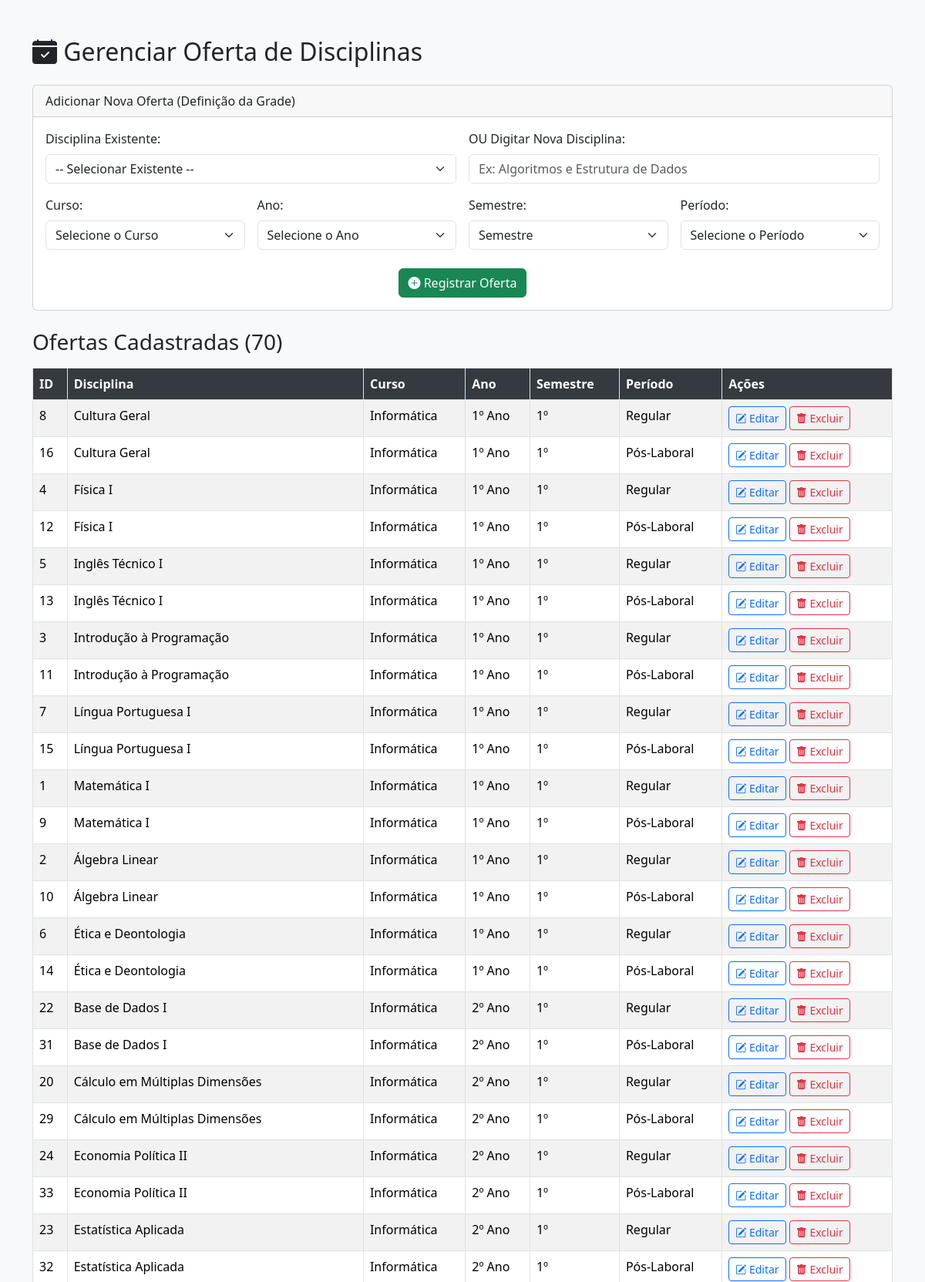
The app's page /oferta (signed in, upper part) with its own data.
### tables this page shows
CREATE TABLE oferta_disciplina (
                id INTEGER PRIMARY KEY AUTOINCREMENT,
                disciplina_id INTEGER NOT NULL,
                curso TEXT NOT NULL,
                ano_frequencia TEXT NOT NULL,
                semestre INTEGER NOT NULL,
                periodo TEXT NOT NULL,
                
                FOREIGN KEY (disciplina_id) REFERENCES disciplinas (id),
                UNIQUE (disciplina_id, curso, ano_frequencia, semestre, periodo)
            );

CREATE TABLE disciplinas (
                id INTEGER PRIMARY KEY AUTOINCREMENT,
                nome TEXT NOT NULL UNIQUE
            );

### app.py (the view, shortened to what this page needs)
@app.route('/oferta', methods=['GET', 'POST'])
def gerenciar_oferta():
    if session.get('tipo_usuario') != 'Admin':
        flash('Acesso negado. Apenas o administrador pode gerenciar ofertas.', 'danger')
        return redirect(url_for('dashboard'))
    conn = get_db_connection()
    disciplinas_existentes = conn.execute(
        'SELECT id, nome FROM disciplinas ORDER BY nome').fetchall()
    ofertas = conn.execute('''
        SELECT
            od.id, od.curso, od.ano_frequencia, od.semestre, od.periodo, d.nome AS nome_disciplina,
            p.nome AS nome_professor
        FROM oferta_disciplina od
        INNER JOIN disciplinas d ON od.disciplina_id = d.id
        LEFT JOIN professor_oferta po ON od.id = po.oferta_id
        LEFT JOIN professores p ON po.professor_id = p.id
        ORDER BY od.curso, od.ano_frequencia, od.semestre, d.nome
    ''').fetchall()
    conn.close()
    cursos = ['Informática', 'Enfermagem', 'Contabilidade']
    anos = ['1º Ano', '2º Ano', '3º Ano', '4º Ano', '5º Ano']
    semestres = [1, 2]
    periodos = ['Regular', 'Pós-Laboral']
    return render_template('gerenciar_oferta.html',
                           disciplinas=disciplinas_existentes,
                           ofertas=ofertas,
                           cursos=cursos,
                           anos=anos,
                           semestres=semestres,
                           periodos=periodos)

### app.py (called while the page is built)
def get_db_connection():
    conn = sqlite3.connect('database.db')
    conn.row_factory = sqlite3.Row
    return conn

### templates/gerenciar_oferta.html (shortened to what this page needs)
<!DOCTYPE html>
<html lang="pt">
<head>
    <link href="https://cdn.jsdelivr.net/npm/bootstrap@5.3.2/dist/css/bootstrap.min.css" rel="stylesheet">
    <link rel="stylesheet" href="https://cdn.jsdelivr.net/npm/bootstrap-icons@1.11.3/font/bootstrap-icons.min.css">
</head>
<body class="bg-light">
<div class="container mt-5">
    <h2 class="mb-4"><i class="bi bi-calendar-check-fill"></i> Gerenciar Oferta de Disciplinas</h2>
    <div class="card mb-4">
        <div class="card-header">Adicionar Nova Oferta (Definição da Grade)</div>
        <div class="card-body">
            <form method="POST" action="{{ url_for('gerenciar_oferta') }}" id="formOferta">
                <div class="row g-3">
                    <div class="col-md-6">
                        <label for="disciplina_existente_id" class="form-label">Disciplina Existente:</label>
                        <select id="disciplina_existente_id" name="disciplina_existente_id" class="form-select">
                            <option value="">-- Selecionar Existente --</option>
                        </select>
                    </div>
                    <div class="col-md-6">
                        <label for="novo_nome_disciplina" class="form-label">OU Digitar Nova Disciplina:</label>
                        <input type="text" id="novo_nome_disciplina" name="novo_nome_disciplina" class="form-control" placeholder="Ex: Algoritmos e Estrutura de Dados">
                    </div>
                    <div class="col-md-3">
                        <label for="curso" class="form-label">Curso:</label>
                        <select id="curso" name="curso" class="form-select" required>
                            <option value="">Selecione o Curso</option>
                        </select>
                    </div>
                    <div class="col-md-3">
                        <label for="ano_frequencia" class="form-label">Ano:</label>
                        <select id="ano_frequencia" name="ano_frequencia" class="form-select" required>
                            <option value="">Selecione o Ano</option>
                        </select>
                    </div>
                    <div class="col-md-3">
                        <label for="semestre" class="form-label">Semestre:</label>
                        <select id="semestre" name="semestre" class="form-select" required>
                            <option value="">Semestre</option>
                        </select>
                    </div>
                    <div class="col-md-3">
                        <label for="periodo" class="form-label">Período:</label>
                        <select id="periodo" name="periodo" class="form-select" required>
                            <option value="">Selecione o Período</option>
                        </select>
                    </div>
                    <div class="col-12 text-center">
                        <button class="btn btn-success mt-2" type="submit">
                            <i class="bi bi-plus-circle-fill"></i> Registrar Oferta
                        </button>
                    </div>
                </div>
            </form>
        </div>
    </div>
    <h3 class="mb-3">Ofertas Cadastradas ({{ ofertas | length }})</h3>
    <div class="table-responsive">
        <table class="table table-striped table-bordered">
            <thead class="thead-dark">
                <tr>
                    <th>ID</th>
                    <th>Disciplina</th>
                    <th>Curso</th>
                    <th>Ano</th>
                    <th>Semestre</th>
                    <th>Período</th>
                    <th>Ações</th>
                </tr>
            </thead>
            <tbody>
                {% for oferta in ofertas %}
                <tr>
                    <td>{{ oferta.id }}</td>
                    <td>{{ oferta.nome_disciplina }}</td>
                    <td>{{ oferta.curso }}</td>
                    <td>{{ oferta.ano_frequencia }}</td>
                    <td>{{ oferta.semestre }}º</td>
                    <td>{{ oferta.periodo }}</td>
                    <td>
                        <a href="{{ url_for('editar_oferta', id=oferta.id) }}" class="btn btn-sm btn-outline-primary">
                            <i class="bi bi-pencil-square"></i> Editar
                        </a>
                        <a href="{{ url_for('excluir_oferta', id=oferta.id) }}"
                           onclick="return confirm('Tem certeza que deseja excluir esta oferta? Isto pode afetar associações com professores.')"
                           class="btn btn-sm btn-outline-danger">
                            <i class="bi bi-trash-fill"></i> Excluir
                        </a>
                    </td>
                </tr>
                {% endfor %}
            </tbody>
        </table>
    </div>
</div>
</body>
</html>

### templates/gerenciar_oferta.html (style rules this page uses)
.table th { background-color: #343a40; color: white; }

### records on screen
oferta_disciplina: id "8", nome_disciplina "Cultura Geral", curso "Informática", ano_frequencia "1º Ano", semestre "1", periodo "Regular"
oferta_disciplina: id "16", nome_disciplina "Cultura Geral", curso "Informática", ano_frequencia "1º Ano", semestre "1", periodo "Pós-Laboral"
oferta_disciplina: id "4", nome_disciplina "Física I", curso "Informática", ano_frequencia "1º Ano", semestre "1", periodo "Regular"
oferta_disciplina: id "12", nome_disciplina "Física I", curso "Informática", ano_frequencia "1º Ano", semestre "1", periodo "Pós-Laboral"
oferta_disciplina: id "5", nome_disciplina "Inglês Técnico I", curso "Informática", ano_frequencia "1º Ano", semestre "1", periodo "Regular"
oferta_disciplina: id "13", nome_disciplina "Inglês Técnico I", curso "Informática", ano_frequencia "1º Ano", semestre "1", periodo "Pós-Laboral"
oferta_disciplina: id "3", nome_disciplina "Introdução à Programação", curso "Informática", ano_frequencia "1º Ano", semestre "1", periodo "Regular"
oferta_disciplina: id "11", nome_disciplina "Introdução à Programação", curso "Informática", ano_frequencia "1º Ano", semestre "1", periodo "Pós-Laboral"
oferta_disciplina: id "7", nome_disciplina "Língua Portuguesa I", curso "Informática", ano_frequencia "1º Ano", semestre "1", periodo "Regular"
oferta_disciplina: id "15", nome_disciplina "Língua Portuguesa I", curso "Informática", ano_frequencia "1º Ano", semestre "1", periodo "Pós-Laboral"
oferta_disciplina: id "1", nome_disciplina "Matemática I", curso "Informática", ano_frequencia "1º Ano", semestre "1", periodo "Regular"
oferta_disciplina: id "9", nome_disciplina "Matemática I", curso "Informática", ano_frequencia "1º Ano", semestre "1", periodo "Pós-Laboral"
oferta_disciplina: id "2", nome_disciplina "Álgebra Linear", curso "Informática", ano_frequencia "1º Ano", semestre "1", periodo "Regular"
oferta_disciplina: id "10", nome_disciplina "Álgebra Linear", curso "Informática", ano_frequencia "1º Ano", semestre "1", periodo "Pós-Laboral"
oferta_disciplina: id "6", nome_disciplina "Ética e Deontologia", curso "Informática", ano_frequencia "1º Ano", semestre "1", periodo "Regular"
oferta_disciplina: id "14", nome_disciplina "Ética e Deontologia", curso "Informática", ano_frequencia "1º Ano", semestre "1", periodo "Pós-Laboral"
oferta_disciplina: id "22", nome_disciplina "Base de Dados I", curso "Informática", ano_frequencia "2º Ano", semestre "1", periodo "Regular"
oferta_disciplina: id "31", nome_disciplina "Base de Dados I", curso "Informática", ano_frequencia "2º Ano", semestre "1", periodo "Pós-Laboral"
oferta_disciplina: id "20", nome_disciplina "Cálculo em Múltiplas Dimensões", curso "Informática", ano_frequencia "2º Ano", semestre "1", periodo "Regular"
oferta_disciplina: id "29", nome_disciplina "Cálculo em Múltiplas Dimensões", curso "Informática", ano_frequencia "2º Ano", semestre "1", periodo "Pós-Laboral"
oferta_disciplina: id "24", nome_disciplina "Economia Política II", curso "Informática", ano_frequencia "2º Ano", semestre "1", periodo "Regular"
oferta_disciplina: id "33", nome_disciplina "Economia Política II", curso "Informática", ano_frequencia "2º Ano", semestre "1", periodo "Pós-Laboral"
oferta_disciplina: id "23", nome_disciplina "Estatística Aplicada", curso "Informática", ano_frequencia "2º Ano", semestre "1", periodo "Regular"
oferta_disciplina: id "32", nome_disciplina "Estatística Aplicada", curso "Informática", ano_frequencia "2º Ano", semestre "1", periodo "Pós-Laboral"

### other values on screen
{{ ofertas | length }} "70"
